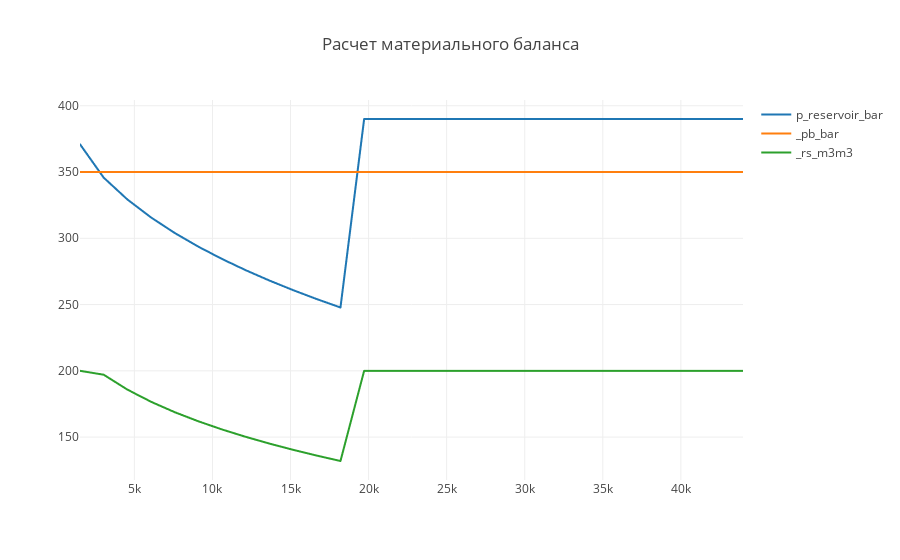

Notebook source saved alongside this figure:
### Code cell
trace1 = trace(MB_data.get_values(5), MB_data.get_values(3),  "p_reservoir_bar")
trace2 = trace(MB_data.get_values(5), fluid_data.get_values(16),  "_pb_bar")
trace3 = trace(MB_data.get_values(5), fluid_data.get_values(26),  "_rs_m3m3")
data=[trace1,trace2, trace3]
plot()
